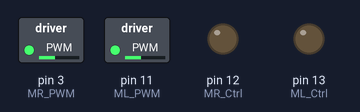
The sketch below on a simulated Arduino Uno, built with avr-gcc and run on an emulated ATmega328P. Parts: switched loads named in the sketch (green lamp = pin HIGH), output pins drawn as LEDs (lit = HIGH).

Above: at 0.05 s.
At 2.5 s:
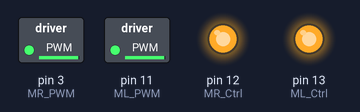
At 5.0 s:
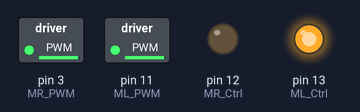
At 7.45 s:
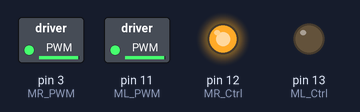
At 9.95 s:
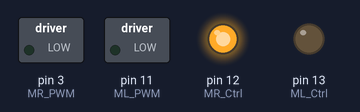
Timing chart, 0 to 13.0 s (numbered marks = the images above):
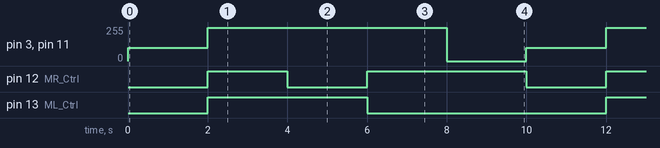

Measured:
- by itself, pin 3 (MR_PWM), pin 11 (ML_PWM): repeats every 10.0 s: 250/255 6.0 s, 0/255 2.0 s, 100/255 2.0 s
- by itself, pin 12 (MR_Ctrl): repeats every 10.0 s: LOW 2.0 s, HIGH 4.0 s, LOW 2.0 s, HIGH 2.0 s
- by itself, pin 13 (ML_Ctrl): alternates HIGH for 4.0 s and LOW for 6.0 s

The sketch:

lesson_8.2.ino
```cpp
/*
 keyestudio Mini Tank Robot v2.0
 lesson 8.2
 motor driver pwm
 http://www.keyestudio.com
*/
#define ML_Ctrl 13  //define the direction control pin of left motor
#define ML_PWM 11   //define the PWM control pin of left motor
#define MR_Ctrl 12  //define the direction control pin of right motor
#define MR_PWM 3   //define the PWM control pin of right motor

void setup()
{
  pinMode(ML_Ctrl, OUTPUT);//define the direction control pin of left motor as OUTPUT
  pinMode(ML_PWM, OUTPUT);//define the PWM control pin of left motor as OUTPUT
  pinMode(MR_Ctrl, OUTPUT);//define the direction control pin of right motor as OUTPUT
  pinMode(MR_PWM, OUTPUT);//define the PWM control pin of right motor as OUTPUT

}

void loop()
{
  //front
  digitalWrite(ML_Ctrl,LOW);//Set direction control pin of left motor to LOW
  analogWrite(ML_PWM,100);// Set the PWM control speed of left motor to 100
  digitalWrite(MR_Ctrl,LOW);//Set the direction control pin of right motor to LOW
  analogWrite(MR_PWM,100);//Set the PWM control speed of right motor to 100
  delay(2000);//define 2s

  //back
  digitalWrite(ML_Ctrl,HIGH);//Set direction control pin of left motor to HIGH level
  analogWrite(ML_PWM,250);//Set the PWM control speed of left motor to 100
  digitalWrite(MR_Ctrl,HIGH);//Set direction control pin of right motor to HIGH level
  analogWrite(MR_PWM,250);//Set the PWM control speed of right motor to 100
  delay(2000);//define 2s

  //left
  digitalWrite(ML_Ctrl,HIGH);//Set direction control pin of left motor to HIGH level
  analogWrite(ML_PWM,250);//Set the PWM control speed of left motor to 100
  digitalWrite(MR_Ctrl,LOW);//Set direction control pin of right motor to LOW level
  analogWrite(MR_PWM,250);//Set the PWM control speed of right motor to 100
  delay(2000);//define 2s

  //right
  digitalWrite(ML_Ctrl,LOW);//set the direction control pin of left motor to LOW
  analogWrite(ML_PWM,250);//set the PWM control speed of left motor to 200
  digitalWrite(MR_Ctrl,HIGH);//set the direction control pin of right motor to HIGH
  analogWrite(MR_PWM,250);//set the PWM control speed of right motor to 100
  delay(2000);//define 2s

  //stop
  analogWrite(ML_PWM,0);//set the PWM control speed of left motor to 0
  analogWrite(MR_PWM,0);// set the PWM control speed of right motor to 0
  delay(2000);//define 2s
}//******************************************************************
```
